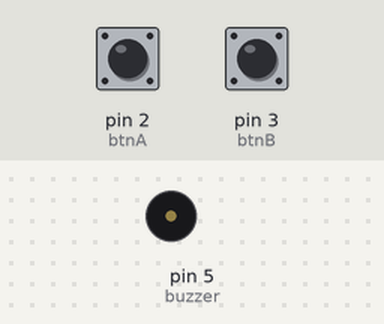
A sketch run on a simulated Arduino Uno, built with avr-gcc and run on an emulated ATmega328P. Shown: buzzer (waves = sounding). The inputs (shaded band) are chosen by the test bench; at power-on: pin 2 (btnA) HIGH, pin 3 (btnB) HIGH.

Above: at 1.2 s.
1.3 s: pin 2 (btnA) pulled LOW for 0.15 s
At 4.1 s:
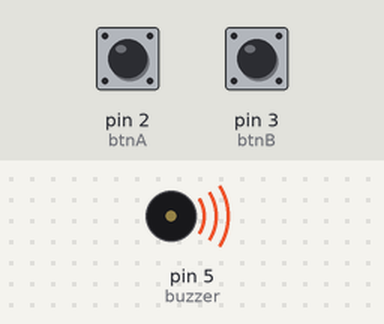
4.4 s: pin 3 (btnB) pulled LOW for 1 s
Timing chart, 0 to 12.5 s (numbered marks = the images above; inputs shaded):
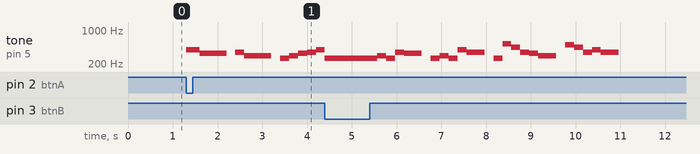

Measured:
- after the input at 1.3 s, tone on pin 5 (buzzer): plays 392 Hz for 0.30 s, 330 Hz for 0.60 s, 349 Hz for 0.20 s, 294 Hz for 0.60 s, 262 Hz for 0.20 s, 294 Hz for 0.20 s … (9 notes in this stretch), starting at once

The sketch:

song-switcher.ino
```cpp
// 換歌播放器
// 腳位：Button A = D2, Button B = D3, Buzzer = D5
// Button A：播小蜜蜂（按下立即切換）
// Button B：播生日快樂（按下立即切換）

int btnA   = 2;
int btnB   = 3;
int buzzer = 5;

// 音階頻率
#define C4   262
#define D4   294
#define E4   330
#define F4   349
#define G4   392
#define A4   440
#define B4   494
#define C5   523
#define REST 0

// ===== 小蜜蜂 =====
int beeNotes[] = {
  G4, E4, E4, REST,
  F4, D4, D4, REST,
  C4, D4, E4, F4, G4, G4, G4, REST,
  G4, E4, E4, E4,
  F4, D4, D4, D4,
  C4, E4, G4, G4, E4, REST, REST
};
int beeBeats[] = {
  4, 4, 2, 4,
  4, 4, 2, 4,
  4, 4, 4, 4, 4, 4, 2, 4,
  4, 4, 4, 4,
  4, 4, 4, 4,
  4, 4, 4, 4, 2, 4, 4
};
int beeLen = sizeof(beeNotes) / sizeof(beeNotes[0]);

// ===== 生日快樂 =====
int bdayNotes[] = {
  C4, C4, D4, C4, F4, E4, REST,
  C4, C4, D4, C4, G4, F4, REST,
  C4, C4, C5, A4, F4, E4, D4, REST,
  B4, B4, A4, F4, G4, F4, REST
};
int bdayBeats[] = {
  8, 8, 4, 4, 4, 2, 4,
  8, 8, 4, 4, 4, 2, 4,
  8, 8, 4, 4, 4, 4, 2, 4,
  8, 8, 4, 4, 4, 2, 4
};
int bdayLen = sizeof(bdayNotes) / sizeof(bdayNotes[0]);

int tempo = 200;

// 播放狀態
int  currentSong  = -1;  // -1=停止, 0=小蜜蜂, 1=生日快樂
int  noteIndex    = 0;
unsigned long lastNoteTime = 0;
unsigned long noteDuration = 0;

unsigned long lastPressA = 0;
unsigned long lastPressB = 0;
const int debounce = 50;

void setup() {
  pinMode(btnA,   INPUT_PULLUP);
  pinMode(btnB,   INPUT_PULLUP);
  pinMode(buzzer, OUTPUT);
}

void switchSong(int song) {
  noTone(buzzer);
  currentSong  = song;
  noteIndex    = 0;
  noteDuration = 0;       // 讓下一個 loop 立即播第一個音
  lastNoteTime = millis();
}

void loop() {
  unsigned long now = millis();

  // 按鈕 A：小蜜蜂
  if (digitalRead(btnA) == LOW && now - lastPressA > debounce) {
    lastPressA = now;
    switchSong(0);
  }

  // 按鈕 B：生日快樂
  if (digitalRead(btnB) == LOW && now - lastPressB > debounce) {
    lastPressB = now;
    switchSong(1);
  }

  // 播放邏輯（非阻塞）
  if (currentSong >= 0 && now - lastNoteTime >= noteDuration) {
    int* notes = (currentSong == 0) ? beeNotes : bdayNotes;
    int* beats = (currentSong == 0) ? beeBeats : bdayBeats;
    int  len   = (currentSong == 0) ? beeLen   : bdayLen;

    if (noteIndex >= len) {
      noTone(buzzer);
      currentSong = -1;  // 播完停止
      return;
    }

    noTone(buzzer);
    if (notes[noteIndex] != REST) {
      tone(buzzer, notes[noteIndex]);
    }

    noteDuration = (unsigned long)(tempo * (4.0 / beats[noteIndex]));
    lastNoteTime = now;
    noteIndex++;
  }
}
```
